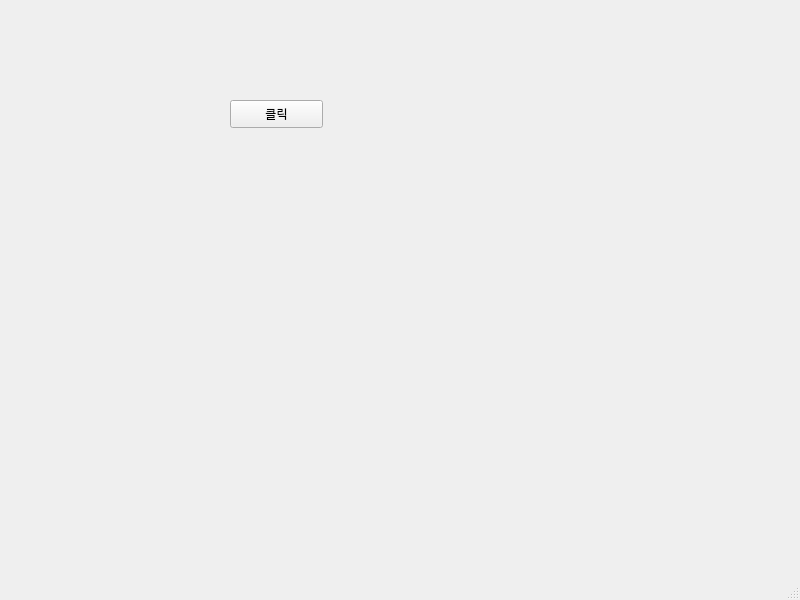
<?xml version="1.0" encoding="UTF-8"?>
<ui version="4.0">
 <class>MainWindow</class>
 <widget class="QMainWindow" name="MainWindow">
  <property name="geometry">
   <rect>
    <x>0</x>
    <y>0</y>
    <width>800</width>
    <height>600</height>
   </rect>
  </property>
  <property name="windowTitle">
   <string>MainWindow</string>
  </property>
  <widget class="QWidget" name="centralwidget">
   <widget class="QLabel" name="label">
    <property name="geometry">
     <rect>
      <x>70</x>
      <y>100</y>
      <width>64</width>
      <height>15</height>
     </rect>
    </property>
    <property name="text">
     <string/>
    </property>
   </widget>
   <widget class="QPushButton" name="pushButton">
    <property name="geometry">
     <rect>
      <x>230</x>
      <y>100</y>
      <width>93</width>
      <height>28</height>
     </rect>
    </property>
    <property name="text">
     <string>클릭</string>
    </property>
   </widget>
  </widget>
  <widget class="QMenuBar" name="menubar">
   <property name="geometry">
    <rect>
     <x>0</x>
     <y>0</y>
     <width>800</width>
     <height>26</height>
    </rect>
   </property>
  </widget>
  <widget class="QStatusBar" name="statusbar"/>
 </widget>
 <resources/>
 <connections/>
</ui>
